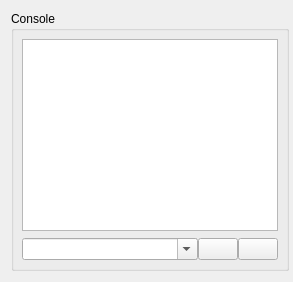
        <widget class="QWidget" name="layoutWidget1">
         <layout class="QHBoxLayout" name="horizontalLayout_29">
          <property name="rightMargin">
           <number>4</number>
          </property>
          <item>
           <widget class="GroupBox" name="grpConsole">
            <property name="autoFillBackground">
             <bool>false</bool>
            </property>
            <property name="title">
             <string>Console</string>
            </property>
            <layout class="QVBoxLayout" name="verticalLayout_3" stretch="0,0,0">
             <property name="spacing">
              <number>0</number>
             </property>
             <property name="leftMargin">
              <number>8</number>
             </property>
             <property name="topMargin">
              <number>8</number>
             </property>
             <property name="rightMargin">
              <number>8</number>
             </property>
             <property name="bottomMargin">
              <number>8</number>
             </property>
             <item>
              <widget class="QPlainTextEdit" name="txtConsole">
               <property name="minimumSize">
                <size>
                 <width>0</width>
                 <height>1</height>
                </size>
               </property>
               <property name="font">
                <font>
                 <pointsize>9</pointsize>
                </font>
               </property>
               <property name="readOnly">
                <bool>true</bool>
               </property>
              </widget>
             </item>
             <item>
              <spacer name="spacerConsole">
               <property name="orientation">
                <enum>Qt::Vertical</enum>
               </property>
               <property name="sizeType">
                <enum>QSizePolicy::Fixed</enum>
               </property>
               <property name="sizeHint" stdset="0">
                <size>
                 <width>20</width>
                 <height>7</height>
                </size>
               </property>
              </spacer>
             </item>
             <item>
              <layout class="QHBoxLayout" name="horizontalLayout_7" stretch="1,0,0">
               <item>
                <widget class="ComboBox" name="cboCommand">
                <property name="editable">
                  <bool>true</bool>
                 </property>
                 <property name="maxVisibleItems">
                  <number>5</number>
                 </property>
                 <property name="maxCount">
                  <number>10</number>
                 </property>
                 <property name="insertPolicy">
                  <enum>QComboBox::InsertAtTop</enum>
                 </property>
                </widget>
               </item>
               <item>
                <widget class="QPushButton" name="cmdCommandSend">
                 <property name="toolTip">
                  <string>Send command</string>
                 </property>
                 <property name="icon">
                  <iconset resource="images.qrc">
                   <normaloff>:/images/send_1.png</normaloff>:/images/send_1.png</iconset>
                 </property>
                 <property name="iconSize">
                  <size>
                   <width>16</width>
                   <height>16</height>
                  </size>
                 </property>
                </widget>
               </item>
               <item>
                <widget class="QPushButton" name="cmdClearConsole">
                 <property name="toolTip">
                  <string>Clear console</string>
                 </property>
                 <property name="icon">
                  <iconset resource="images.qrc">
                   <normaloff>:/images/erase_1.png</normaloff>:/images/erase_1.png</iconset>
                 </property>
                 <property name="iconSize">
                  <size>
                   <width>16</width>
                   <height>16</height>
                  </size>
                 </property>
                </widget>
               </item>
              </layout>
             </item>
            </layout>
           </widget>
          </item>
         </layout>
        </widget>
